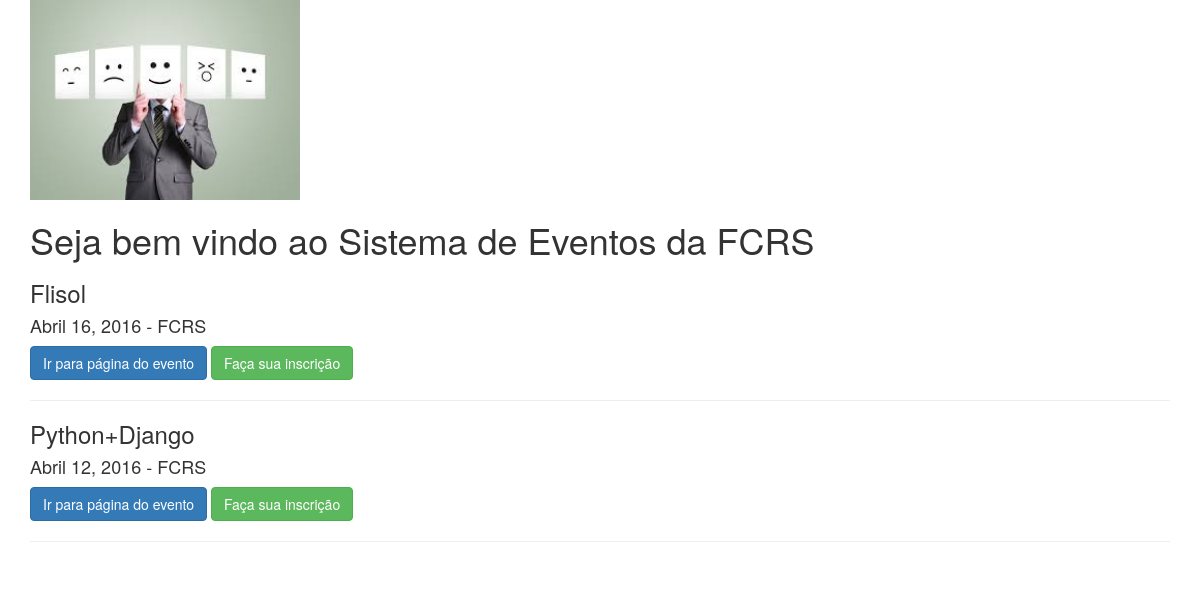
Before: /evento/ with the older database file.
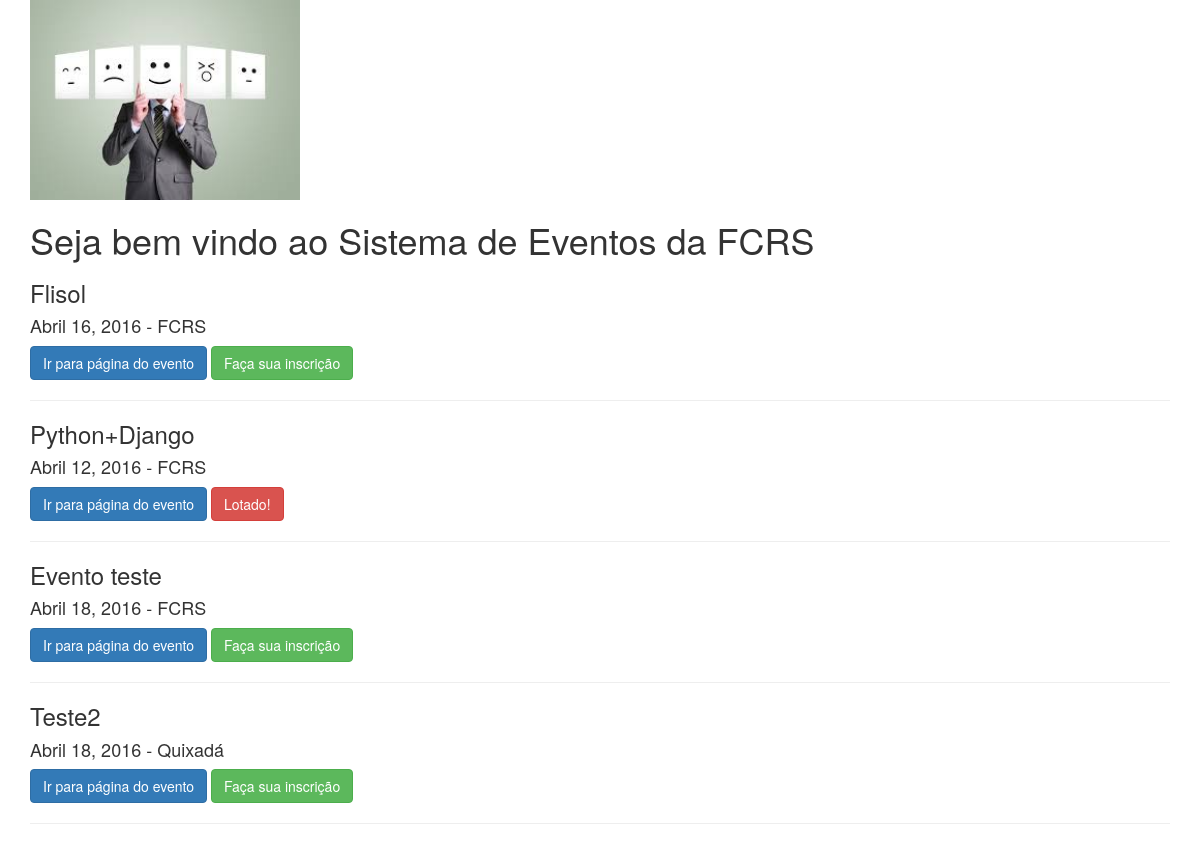
After: the same page with the newer database file.
### evento/models.py (models this page shows, shortened)
@python_2_unicode_compatible
class Evento(models.Model):
    nome = models.CharField(max_length=200)
    data = models.DateField()
    local = models.CharField(max_length=200)
    descricao = models.TextField(blank=True)
    horario = models.TimeField()
    vagas = models.PositiveIntegerField()
    organizador = models.CharField(max_length=200)
    email_organizador = models.EmailField()

### evento/views.py (the view)
def index(request):
    eventos = Evento.objects.all()
    return render(request, 'evento/home.html', {'lista_eventos': eventos})

### evento/templates/evento/home.html (shortened to what this page needs)
{% load staticfiles %}
<!DOCTYPE html>
<html>
  <head>
    <link href="{% static 'evento/css/bootstrap.min.css' %}" rel="stylesheet">
  </head>
  <body>
    <div class="container">
      <div class="" id="top">
        <img src="{% static 'evento/img/nerd.jpeg'%}" height="200" alt="" />
        <h1>Seja bem vindo ao Sistema de Eventos da FCRS</h1>
      </div>
      {% for evento in lista_eventos %}
      <div class="">
        <h3>{{evento.nome}}</h3>
        <h4>{{evento.data}} - {{evento.local}}</h4>
        <a href="{% url 'mostrar_evento' evento.id %}" class="btn btn-primary">Ir para página do evento</a>
        {% if evento.vagas > evento.inscricao_set.all.count %}
          <a href="{% url 'inscrever_evento' evento.id %}" class="btn btn-success">Faça sua inscrição</a>
          {% else %}
          <a href="#" class="btn btn-danger">Lotado!</a>
          {% endif %}
      </div>
      <hr/>
      {% endfor %}
    </div>
  </body>
</html>

Changed rows visible on the page:
changed Evento "Python+Django": vagas "Faça sua inscrição" → "Lotado!"
added Evento: nome "Evento teste", data "Abril 18, 2016", local "FCRS", vagas "Faça sua inscrição"
added Evento: nome "Teste2", data "Abril 18, 2016", local "Quixadá", vagas "Faça sua inscrição"
